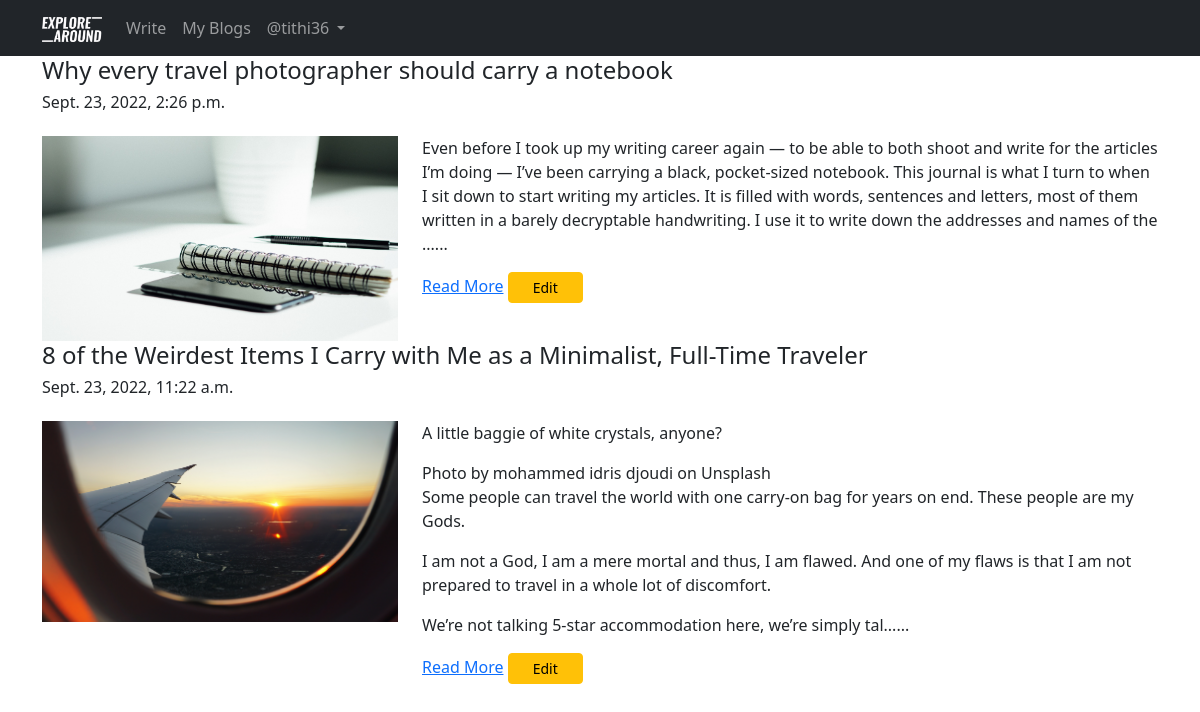
Page /blog/my-blogs/ (signed in) on the committed database.
### Blog_Management/models.py (models this page shows, shortened)
class Blog(models.Model):
    author = models.ForeignKey(User, on_delete=models.CASCADE, related_name='post_author')
    blog_title = models.CharField(max_length=264, verbose_name='Title')
    slug = models.SlugField(max_length=264, unique=True)
    blog_content = models.TextField(verbose_name='Please wirte what is on your mind?')
    blog_image = models.ImageField(upload_to='blog_pics', verbose_name='Image')
    publish_date = models.DateTimeField(auto_now_add=True)
    update_date = models.DateTimeField(auto_now=True)
    class Meta:
        ordering = ('-publish_date', )

### Blog_Management/views.py (the view)
# urls.py: path('my-blogs/', views.MyBlogs.as_view(), name='my_blogs'),
class MyBlogs(LoginRequiredMixin, TemplateView):
    template_name = 'Blog_Management/my_blogs.html'

### Blog_Management/templatetags/custom_filters.py (called while the page is built)
def range_filter(value):
    return value[0:400] + "......"

### templates/Blog_Management/my_blogs.html (shortened to what this page needs)
{% extends 'base.html' %}
{% load custom_filters %}
{% block main_content %}
{% for blog in user.post_author.all %}
    <h4>{{ blog.blog_title }}</h4>
    <h6>{{ blog.publish_date }}</h6>
    <div class="row">
        <div class="col-lg-4 mt-3">
            <img src="/media/{{ blog.blog_image }}" width="100%">
        </div>
        <div class="col-lg-8">
            <p>{{ blog.blog_content|range_filter|linebreaks }}</p>
            <a href="{% url 'Blog_Management_App:full_blog' slug=blog.slug %}">Read More</a>
            <a href="{% url 'Blog_Management_App:edit_blog' pk=blog.pk %}" class="btn btn-warning btn-sm px-4">Edit</a>
        </div>
    </div>
{% endfor %}
{% endblock main_content %}

### templates/base.html (shortened to what this page needs)
<!DOCTYPE html>
{% load static %}
<html lang="en">
<head>
    <link href="https://cdn.jsdelivr.net/npm/bootstrap@5.2.0-beta1/dist/css/bootstrap.min.css" rel="stylesheet">
    <link href="https://maxcdn.bootstrapcdn.com/font-awesome/4.7.0/css/font-awesome.min.css" rel="stylesheet">
</head>
<body>
    <header>
      <nav class="navbar navbar-dark navbar-expand-lg bg-dark">
        <div class="container">
          <a class="navbar-brand" href="{% url 'index' %}"><img src="/media/logo.png" width='60px' alt="Logo"></a>
          <div class="collapse navbar-collapse" id="navbarSupportedContent">
            <ul class="navbar-nav me-auto mb-2 mb-lg-0">
              {% if user.is_authenticated %}
                <li class="nav-item">
                  <a class="nav-link" href="{% url 'Blog_Management_App:write_blog' %}">Write</a>
                </li>
                <li class="nav-item">
                  <a class="nav-link" href="{% url 'Blog_Management_App:my_blogs' %}">My Blogs</a>
                </li>
                <li class="nav-item dropdown">
                  <a class="nav-link dropdown-toggle" href="#" role="button" data-bs-toggle="dropdown" aria-expanded="false">
                    @{{ user.username }}
                  </a>
                </li>
              {% endif %}
            </ul>
          </div>
        </div>
      </nav>
    </header>
    <section class="container">
        {% block main_content %}
        {% endblock main_content %}
    </section>
</body>
</html>

### rows in the picture
Blog: blog_title "Why every travel photographer should carry a notebook", publish_date "Sept. 23, 2022, 2:26 p.m.", blog_image (picture), blog_content|range_filter "Even before I took up my writing career again — to be able to both shoot and write for the articles I’m doing — I’ve been carrying a black, pocket-sized notebook. This journal is what I turn to when I sit down to start writing my articles. It is filled with words, sentences and letters, most of them written in a barely decryptable handwriting. I use it to write down the addresses and names of the ......"
Blog: blog_title "8 of the Weirdest Items I Carry with Me as a Minimalist, Full-Time Traveler", publish_date "Sept. 23, 2022, 11:22 a.m.", blog_image (picture), blog_content|range_filter "A little baggie of white crystals, anyone? Photo by mohammed idris djoudi on Unsplash Some people can travel the world with one carry-on bag for years on end. These people are my Gods. I am not a God, I am a mere mortal and thus, I am flawed. And one of my flaws is that I am not prepared to travel in a whole lot of discomfort. We’re not talking 5-star accommodation here, we’re simply tal......"

### other values in the picture
{{ user.username }} "tithi36"
